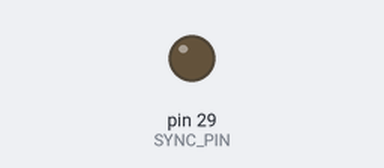
Bench run of a sketch on a simulated Arduino Mega 2560, built with avr-gcc and run on an emulated ATmega2560. Parts: output pins drawn as LEDs (lit = HIGH). Pins used as bus, display or sensor lines are not drawn.

Above: at 1.6 s.
At 6.39 s:
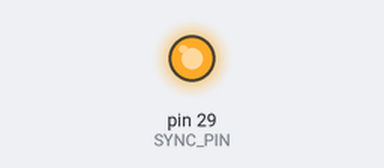
Timing chart, 0 to 7.3 s (numbered marks = the images above):
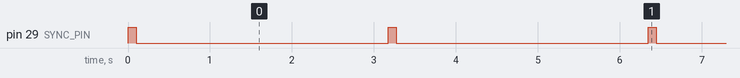

Measured:
- by itself, pin 29 (SYNC_PIN): alternates HIGH for 0.10 s and LOW for 3.1 s

The sketch:

PPM_output_feather_using_sync_pin.ino
```cpp
// This code contains the instructions to emit a PPM pulse that encodes a message.
// To do this, the code first emits a synchronization pulse through a different pin whose end marks the beginning of the
// PPM transmission. After this, every character from the message is individually encoded to ASCII and the
// corresponding number is sent using PPM.

const int PPM_PIN = 28; // A2 in feather
const int SYNC_PIN = 29; // A3 in feather
// define time parameters for PPM pulse, sync pulse and period durations
#define PPM_PULSE_WIDTH 1
#define SYNC_PULSE_WIDTH 100
#define PERIOD 256
String message = "Hello World!"; // Create the message that we want to send in string form

void setup() {
  Serial.begin(9600);  // Start the serial communication with the computer

  pinMode(SYNC_PIN, OUTPUT); // Activate sync pin for output
  pinMode(PPM_PIN, OUTPUT); // Activate PPM pin for output
}

void loop() {
  // Call functions to send the sync and PPM signals one after the other for each iteration of the message
  generateSyncSignal();
  generatePPMSignal();
}

void generateSyncSignal() {
  // Turn sync pin on, then wait for the duration of the sync pulse, and then turn it off
  digitalWrite(SYNC_PIN, HIGH);
  delay(SYNC_PULSE_WIDTH);
  digitalWrite(SYNC_PIN, LOW);
}

void generatePPMSignal() {
  // Use 'for' loop to iterate over each character of the message string to send it individually
  for (int i = 0; i < message.length(); i++) {
    int asciiValue = message.charAt(i); // Convert character to ASCII number
    delay(PPM_PULSE_WIDTH*asciiValue); // Wait until it is time to emit the PPM pulse corresponding to the character
    // Turn PPM pulse on for the corresponding duration and then turn it off
    digitalWrite(PPM_PIN, HIGH);
    delay(PPM_PULSE_WIDTH);
    digitalWrite(PPM_PIN, LOW);
    delay(PERIOD - PPM_PULSE_WIDTH - PPM_PULSE_WIDTH*asciiValue); // Wait for the rest of the duration of the PPM period
  }
}
```
